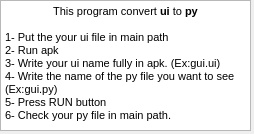
<?xml version="1.0" encoding="UTF-8"?>
<ui version="4.0">
 <class>Form</class>
 <widget class="QWidget" name="Form">
  <property name="geometry">
   <rect>
    <x>0</x>
    <y>0</y>
    <width>254</width>
    <height>134</height>
   </rect>
  </property>
  <property name="windowTitle">
   <string>Form</string>
  </property>
  <widget class="QTextBrowser" name="textBrowser">
   <property name="geometry">
    <rect>
     <x>0</x>
     <y>0</y>
     <width>251</width>
     <height>131</height>
    </rect>
   </property>
   <property name="html">
    <string>&lt;!DOCTYPE HTML PUBLIC &quot;-//W3C//DTD HTML 4.0//EN&quot; &quot;http://www.w3.org/TR/REC-html40/strict.dtd&quot;&gt;
&lt;html&gt;&lt;head&gt;&lt;meta name=&quot;qrichtext&quot; content=&quot;1&quot; /&gt;&lt;style type=&quot;text/css&quot;&gt;
p, li { white-space: pre-wrap; }
&lt;/style&gt;&lt;/head&gt;&lt;body style=&quot; font-family:'MS Shell Dlg 2'; font-size:8.25pt; font-weight:400; font-style:normal;&quot;&gt;
&lt;p align=&quot;center&quot; style=&quot; margin-top:0px; margin-bottom:0px; margin-left:0px; margin-right:0px; -qt-block-indent:0; text-indent:0px;&quot;&gt;This program convert &lt;span style=&quot; font-weight:600;&quot;&gt;ui&lt;/span&gt; to &lt;span style=&quot; font-weight:600;&quot;&gt;py&lt;/span&gt;&lt;/p&gt;
&lt;p style=&quot;-qt-paragraph-type:empty; margin-top:0px; margin-bottom:0px; margin-left:0px; margin-right:0px; -qt-block-indent:0; text-indent:0px;&quot;&gt;&lt;br /&gt;&lt;/p&gt;
&lt;p style=&quot; margin-top:0px; margin-bottom:0px; margin-left:0px; margin-right:0px; -qt-block-indent:0; text-indent:0px;&quot;&gt;1- Put the your ui file in main path&lt;/p&gt;
&lt;p style=&quot; margin-top:0px; margin-bottom:0px; margin-left:0px; margin-right:0px; -qt-block-indent:0; text-indent:0px;&quot;&gt;2- Run apk&lt;/p&gt;
&lt;p style=&quot; margin-top:0px; margin-bottom:0px; margin-left:0px; margin-right:0px; -qt-block-indent:0; text-indent:0px;&quot;&gt;3- Write your ui name fully in apk. (Ex:gui.ui)&lt;/p&gt;
&lt;p style=&quot; margin-top:0px; margin-bottom:0px; margin-left:0px; margin-right:0px; -qt-block-indent:0; text-indent:0px;&quot;&gt;4- Write the name of the py file you want to see (Ex:gui.py)&lt;/p&gt;
&lt;p style=&quot; margin-top:0px; margin-bottom:0px; margin-left:0px; margin-right:0px; -qt-block-indent:0; text-indent:0px;&quot;&gt;5- Press RUN button&lt;/p&gt;
&lt;p style=&quot; margin-top:0px; margin-bottom:0px; margin-left:0px; margin-right:0px; -qt-block-indent:0; text-indent:0px;&quot;&gt;6- Check your py file in main path.&lt;/p&gt;&lt;/body&gt;&lt;/html&gt;</string>
   </property>
  </widget>
 </widget>
 <resources/>
 <connections/>
</ui>
